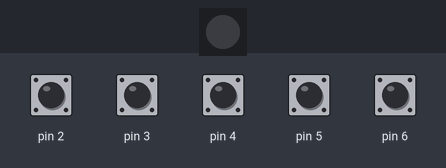
The program below on a simulated Arduino Nano, built with avr-gcc and run on an emulated ATmega328P. On the bench: 1 RGB LEDs in strip order, left to right. The inputs (shaded band) are chosen by the test bench; at power-on: pin 2–6 HIGH. Dim RGB values are drawn brighter than linear; what the program prints to the serial monitor is not drawn.

Above: at 1.3 s.
1.4 s: pin 2 pulled LOW for 0.15 s
At 1.5 s:
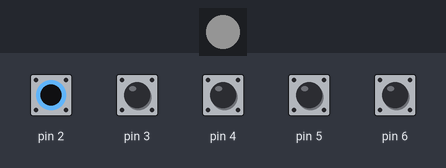
3.1 s: pin 3 pulled LOW for 0.15 s
At 3.7 s:
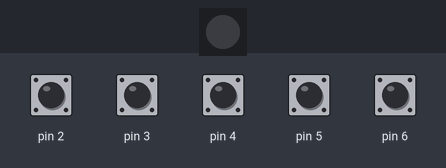
5.2 s: pin 4 pulled LOW for 0.15 s
At 5.3 s:
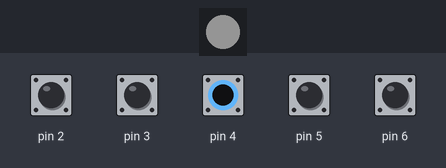
7.3 s: pin 5 pulled LOW for 0.15 s
At 8.1 s:
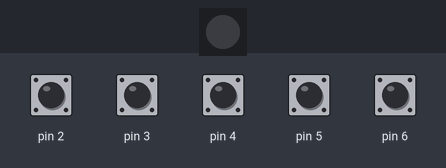
9.4 s: pin 6 pulled LOW for 0.15 s
At 9.5 s:
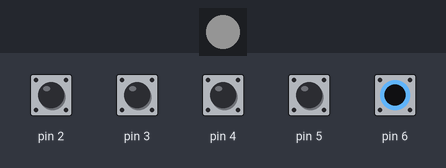
11.6 s: pin 2 pulled LOW for 1 s
At 12.5 s:
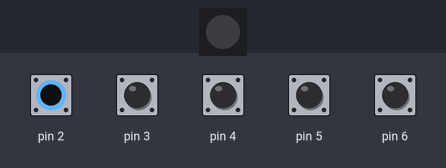
Timing chart, 0 to 14.6 s (numbered marks = the images above; inputs shaded):
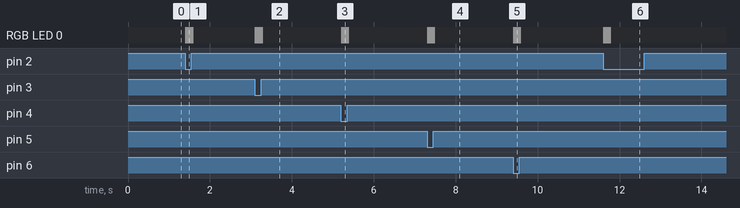

The program:

main.cpp
```cpp
// (licence header left out)
#include <Arduino.h>
#include <Adafruit_NeoPixel.h>


/***************************************/
/*            Hardware pins            */
/***************************************/
// WS2812 status led pin
const uint8_t PIN_WS2812 PROGMEM = 9;

// Camera toggle button
const uint8_t PIN_CAMERA_BTN PROGMEM = 2;

// Microphone toggle button
const uint8_t PIN_MICROPHONE_BTN PROGMEM = 3;

// Send plus button
const uint8_t PIN_SEND_PLUS_BTN PROGMEM = 4;

// Send minus button
const uint8_t PIN_SEND_MINUS_BTN PROGMEM = 5;

// Send screenshot button
const uint8_t PIN_SEND_SCREENSHOT_BTN PROGMEM = 6;

// Delay (in ms) for button debouncing
const uint16_t DEBOUNCE_DELAY_MS = 200;


/**********************************************/
/*            Serial communication            */
/**********************************************/
// Communication serial port
#define COMMUNICATION_SERIAL Serial

// Serial port speed
const uint32_t SERIAL_BAUD_RATE PROGMEM = 9600;

// Serial packet ending
const uint8_t SERIAL_SUFFIX_1 PROGMEM = 0xFE;
const uint8_t SERIAL_SUFFIX_2 PROGMEM = 0xFF;

// Packet sending period (ms)
const uint64_t SERIAL_SEND_PERIOD PROGMEM = 500;

// If there are no packets during this time (ms), the connection is considered lost
const uint64_t SERIAL_TIMEOUT_MS PROGMEM = 2000;


/***************************************/
/*            WS2812 colors            */
/***************************************/
// Color if camera and microphone are active (RGB)
#define COLOR_CAM_ON_MIC_ON 40, 20, 0

// Color if camera is active and microphone is paused (RGB)
#define COLOR_CAM_ON_MIC_OFF 40, 0, 0

// Color if camera is paused and microphone is active (RGB)
#define COLOR_CAM_OFF_MIC_ON 20, 40, 0

// Color if camera and microphone are paused (RGB)
#define COLOR_CAM_OFF_MIC_OFF 0, 40, 0

// Color that needs to blink to confirm that the button is pressed
#define COLOR_BUTTON_BLINK 20, 20, 20


// System variables
// Button states
boolean state_btn_camera, state_btn_camera_last;
boolean state_btn_microphone, state_btn_microphone_last;
boolean state_btn_send_plus, state_btn_send_plus_last;
boolean state_btn_send_minus, state_btn_send_minus_last;
boolean state_btn_send_screenshot, state_btn_send_screenshot_last;

// Actual camera and microphone states
boolean current_state_camera, current_state_microphone;

// Requested camera and microphone states
boolean request_state_camera, request_state_microphone;

// Telegram send counters
uint8_t send_plus_counter, send_minus_counter, send_screenshot_counter;

// Serial communication
uint64_t serial_send_timer;
uint8_t serial_rx_buffer[5];
uint8_t serial_rx_buffer_position, serial_rx_byte_previous, serial_temp_byte, serial_check_byte;
uint8_t serial_tx_buffer[8];
uint64_t serial_watchdog_timer;
boolean serial_timeout_flag;

// WS2812 status led
Adafruit_NeoPixel status_led = Adafruit_NeoPixel(1, PIN_WS2812, NEO_GRB + NEO_KHZ800);

// Methods
void buttons_read(void);
void show_current_status(void);
void led_on(void);
void led_off(void);
void serial_read_data(void);
void serial_send_data(void);

void setup() {
  // Initialize WS2812 LED
  status_led.begin();
  status_led.show();

  // Initialize hardware pins
  pinMode(PIN_CAMERA_BTN, INPUT_PULLUP);
  pinMode(PIN_MICROPHONE_BTN, INPUT_PULLUP);
  pinMode(PIN_SEND_PLUS_BTN, INPUT_PULLUP);
  pinMode(PIN_SEND_MINUS_BTN, INPUT_PULLUP);
  pinMode(PIN_SEND_SCREENSHOT_BTN, INPUT_PULLUP);

  // Open serial port
  COMMUNICATION_SERIAL.begin(SERIAL_BAUD_RATE);
  delay(100);

  // Set serial_timeout_flag
  serial_timeout_flag = true;
}

void loop() {
  // Read data from serial port
  serial_read_data();

  // Update current state
  show_current_status();

  // Read button commands
  buttons_read();

  // Send data
  if (millis() - serial_send_timer >= SERIAL_SEND_PERIOD) {
    // Reset timer
    serial_send_timer = millis();

    // Send packet
    serial_send_data();
  }
}

/**
 * @brief Updates buttons
 *
 */
void buttons_read(void) {
  // Read button states
  state_btn_camera = !digitalRead(PIN_CAMERA_BTN);
  state_btn_microphone = !digitalRead(PIN_MICROPHONE_BTN);
  state_btn_send_plus = !digitalRead(PIN_SEND_PLUS_BTN);
  state_btn_send_minus = !digitalRead(PIN_SEND_MINUS_BTN);
  state_btn_send_screenshot = !digitalRead(PIN_SEND_SCREENSHOT_BTN);

  // Camera button state changed
  if (state_btn_camera != state_btn_camera_last) {
    // Update state
    state_btn_camera_last = state_btn_camera;

    // Button pressed
    if (state_btn_camera) {
      // Invert camera request
      request_state_camera = !request_state_camera;

      // Blink to show that button is pressed
      led_on();
    }

    // Debouncing
    delay(DEBOUNCE_DELAY_MS);

    // Turn led off
    led_off();
  }

  // Microphone button state changed
  if (state_btn_microphone != state_btn_microphone_last) {
    // Update state
    state_btn_microphone_last = state_btn_microphone;

    // Button pressed
    if (state_btn_microphone) {
      // Invert microphone request
      request_state_microphone = !request_state_microphone;

      // Blink to show that button is pressed
      led_on();
    }

    // Debouncing
    delay(DEBOUNCE_DELAY_MS);

    // Turn led off
    led_off();
  }

  // Send plus button state changed
  if (state_btn_send_plus != state_btn_send_plus_last) {
    // Update state
    state_btn_send_plus_last = state_btn_send_plus;

    // Button pressed
    if (state_btn_send_plus) {
      // Increment counter
      send_plus_counter++;
      send_plus_counter %= 254;

      // Blink to show that button is pressed
      led_on();
    }

    // Debouncing
    delay(DEBOUNCE_DELAY_MS);

    // Turn led off
    led_off();
  }

  // Send minus button state changed
  if (state_btn_send_minus != state_btn_send_minus_last) {
    // Update state
    state_btn_send_minus_last = state_btn_send_minus;

    // Button pressed
    if (state_btn_send_minus) {
      // Increment counter
      send_minus_counter++;
      send_minus_counter %= 254;

      // Blink to show that button is pressed
      led_on();
    }

    // Debouncing
    delay(DEBOUNCE_DELAY_MS);

    // Turn led off
    led_off();
  }

  // Send screenshot button state changed
  if (state_btn_send_screenshot != state_btn_send_screenshot_last) {
    // Update state
    state_btn_send_screenshot_last = state_btn_send_screenshot;

    // Button pressed
    if (state_btn_send_screenshot) {
      // Increment counter
      send_screenshot_counter++;
      send_screenshot_counter %= 254;

      // Blink to show that button is pressed
      led_on();
    }

    // Debouncing
    delay(DEBOUNCE_DELAY_MS);

    // Turn led off
    led_off();
  }
}

/**
 * @brief Show camera and microphone state with led
 *
 */
void show_current_status(void) {
  // Normal mode
  if (!serial_timeout_flag) {
    if (current_state_camera && current_state_microphone)
      status_led.setPixelColor(0, COLOR_CAM_ON_MIC_ON);
    else if (current_state_camera && !current_state_microphone)
      status_led.setPixelColor(0, COLOR_CAM_ON_MIC_OFF);
    else if (!current_state_camera && current_state_microphone)
      status_led.setPixelColor(0, COLOR_CAM_OFF_MIC_ON);
    else
      status_led.setPixelColor(0, COLOR_CAM_OFF_MIC_OFF);
  }

  // Connection lost
  else
    status_led.setPixelColor(0, 0);

  // Show current state
  status_led.show();
}

/**
 * @brief Turns on status led with COLOR_BUTTON_BLINK
 *
 */
void led_on(void) {
  status_led.setPixelColor(0, COLOR_BUTTON_BLINK);
  status_led.show();
}

/**
 * @brief Turns off status led
 *
 */
void led_off(void) {
  status_led.setPixelColor(0, 0);
  status_led.show();
}

/**
 * @brief Receives data from serial port
 *
 */
void serial_read_data(void) {
  // Check timeout
  if (millis() - serial_watchdog_timer >= SERIAL_TIMEOUT_MS)
    serial_timeout_flag = true;

  // Pause loop until all bytes are read
  while (COMMUNICATION_SERIAL.available()) {
    // Read current byte
    serial_rx_buffer[serial_rx_buffer_position] = COMMUNICATION_SERIAL.read();

    if (serial_rx_byte_previous == SERIAL_SUFFIX_1 && serial_rx_buffer[serial_rx_buffer_position] == SERIAL_SUFFIX_2) {
        // If data suffix appears
        // Reset buffer position
        serial_rx_buffer_position = 0;

        // Reset check sum
        serial_check_byte = 0;

        // Calculate check sum
        for (serial_temp_byte = 0; serial_temp_byte <= 1; serial_temp_byte++)
            serial_check_byte ^= serial_rx_buffer[serial_temp_byte];

        // Check if the check sums are equal
        if (serial_check_byte == serial_rx_buffer[2]) {
          // Reset watchdog timer
          serial_watchdog_timer = millis();
          serial_timeout_flag = false;

          // Retrieve data
          current_state_camera = serial_rx_buffer[0];
          current_state_microphone = serial_rx_buffer[1];
        }
    }
    else {
      // Store data bytes
      serial_rx_byte_previous = serial_rx_buffer[serial_rx_buffer_position];
      serial_rx_buffer_position++;

      // Reset buffer on overflow
      if (serial_rx_buffer_position >= 5)
          serial_rx_buffer_position = 0;
    }
  }
}


/**
 * @brief Sends data to serial port
 *
 */
void serial_send_data(void) {
  // Fill payload bytes
  serial_tx_buffer[0] = request_state_camera;
  serial_tx_buffer[1] = request_state_microphone;
  serial_tx_buffer[2] = send_plus_counter;
  serial_tx_buffer[3] = send_minus_counter;
  serial_tx_buffer[4] = send_screenshot_counter;

  // Calculate checksum
  serial_tx_buffer[5] = 0;
  for (serial_temp_byte = 0; serial_temp_byte <= 4; serial_temp_byte++)
      serial_tx_buffer[5] ^= serial_tx_buffer[serial_temp_byte];

  // Fill suffix bytes
  serial_tx_buffer[6] = SERIAL_SUFFIX_1;
  serial_tx_buffer[7] = SERIAL_SUFFIX_2;

  // Send data
  COMMUNICATION_SERIAL.write(serial_tx_buffer, sizeof(serial_tx_buffer));
}
```

Measured:
- after the input at 1.4 s, RGB LED 0: off → RGB(20, 20, 20) at once, → off 0.20 s later
- after the input at 3.1 s, RGB LED 0: off → RGB(20, 20, 20) at once, → off 0.20 s later
- after the input at 5.2 s, RGB LED 0: off → RGB(20, 20, 20) at once, → off 0.20 s later
- after the input at 7.3 s, RGB LED 0: off → RGB(20, 20, 20) at once, → off 0.20 s later
- after the input at 9.4 s, RGB LED 0: off → RGB(20, 20, 20) at once, → off 0.20 s later
- after the input at 11.6 s, RGB LED 0: off → RGB(20, 20, 20) at once, → off 0.20 s later
